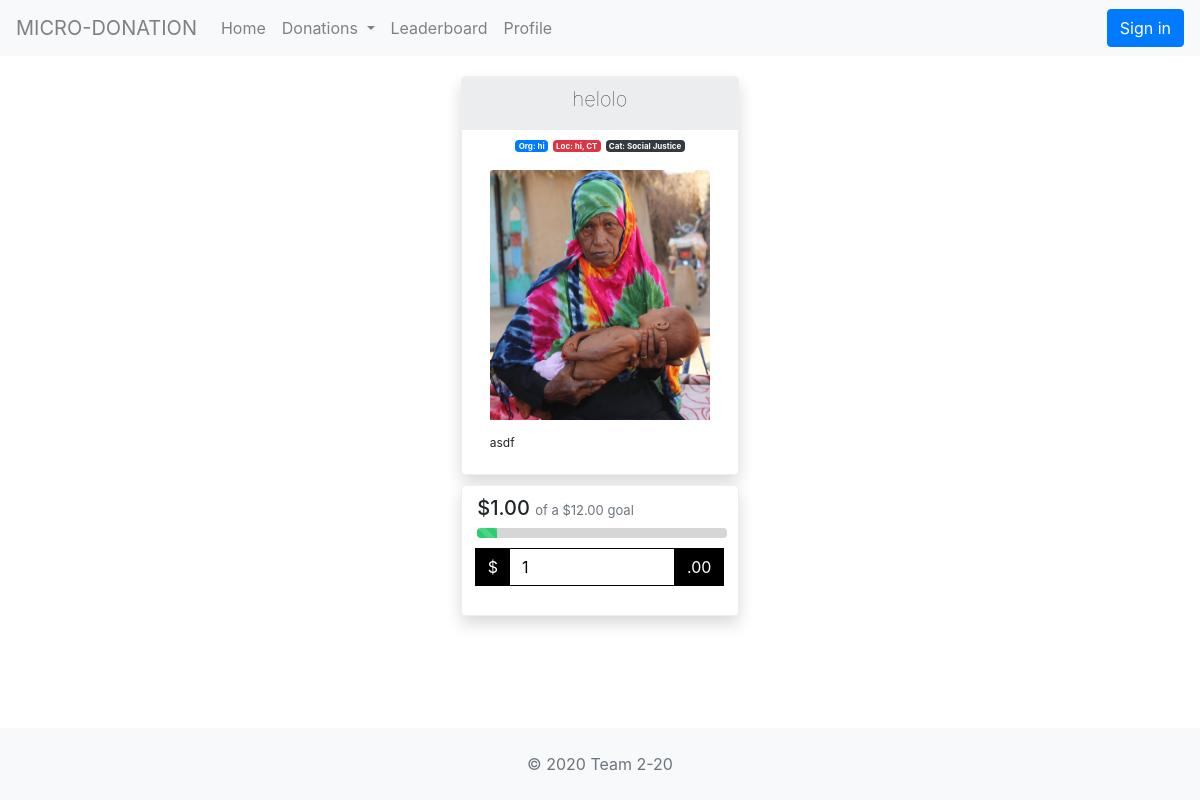
Page /donation/list/20/ on the committed database.
### donation/models.py (models this page shows, shortened)
class Donation(models.Model):
    title = models.CharField(max_length=100)
    title_processed = models.CharField(max_length=100, default="default_title")
    class CategoryChoices(models.TextChoices):
        social_justice = 'Social Justice'
        environment = 'Environment'
    category = models.CharField(max_length=50, choices=CategoryChoices.choices)
    description = models.CharField(max_length=1000,
                                   default="Enter donation description")
    organization = models.CharField(max_length=100)
    creator = models.CharField(max_length=50, default="John")
    city = models.CharField(max_length=50)
    state = models.CharField(max_length=2)
    start_date = models.DateTimeField('date donations started',
                                      default=datetime.datetime.now())
    length_days = models.IntegerField(default=1)
    goal = models.DecimalField(max_digits=10, decimal_places=2, default=100)
    current_amount = models.DecimalField(max_digits=10,
                                         decimal_places=2,
                                         default=0)
    percentage_met = models.IntegerField(default=0)
    image = models.ImageField(default='/donation/images/default.png')
    def __init__(self, *args, **kwargs):
        super(Donation, self).__init__(*args, **kwargs)
        self.title_processed = self.title.replace(" ", "").lower()
        self.percentage_met = int((self.current_amount / self.goal) * 100)
    def was_published_recently(self):
        now = timezone.now()
        return now - datetime.timedelta(
            days=self.donation_length_days) <= self.start_date <= now
    was_published_recently.admin_order_field = 'pub_date'
    was_published_recently.boolean = True
    was_published_recently.short_description = 'Published recently?'

### donation/views.py (the view)
class DonationsDetailView(DetailView):
    model = Donation
    template_name = 'donation/detail.html'
    def get_queryset(self):
        return Donation.objects.filter(start_date__lte=timezone.now())

### donation/templates/donation/detail.html (shortened to what this page needs)
{% extends "donation/main.html" %}
{% load static %} {% load bootstrap4 %} {% bootstrap_css %} {% bootstrap_javascript jquery='full' %}
{% load socialaccount %}
{% block content %}
<!DOCTYPE html>
<head>
</head>
<body>
    <div class="row justify-content-md-center" style="margin-top:20px; height: min-content">
        <div class="col-sm"></div>
        <div class="col-sm-3">
            <div class='shadow bg-white card justify-content-start align-items-center'
                style='width: 100%; height: min-content; background-color: #ECF0F1; border-color: #ECF0F1'>
                <div class="d-flex justify-content-center align-items-center"
                    style="flex-direction: column; width: 100%; background-color: #EBEDEF">
                    <div class="d-flex justify-content-center align-items-center" style="margin-top: 7">
                        <p class="font-weight-lighter" style="font-size: 20">
                            {{donation.title}}
                        </p>
                    </div>
                </div>
                <div class="d-flex justify-content-center align-items-end"
                    style="width: 80%; margin-bottom: 10; margin-top: 10">
                    <span class=" badge badge-primary" style="font-size: 8; margin-right: 5">Org:
                        {{donation.organization}}</span>
                    <span class=" badge badge-danger" style="font-size: 8; margin-right: 5">Loc: {{donation.city}},
                        {{donation.state}}</span>
                    <span class=" badge badge-dark" style="font-size: 8">Cat: {{donation.category}}</span>
                </div>
                <div class="d-flex justify-content-center" style="flex-direction: column; width: 80%">
                    {% if donation.image %}
                    <img src="/donation{{donation.image.url}}" alt="Responsive image"
                        style="height: 250;width: 100%; margin: auto; overflow: hidden; display: block;"
                        class="mt-2 card-img-top">
                    {% endif %}
                    <div class="d-flex justify-content-center" style="flex-direction: column; width: 250">
                        <h6 class="card-text mt-3 mb-4 font-weight-normal" style="font-size: 12; width: 320">
                            {{donation.description}}</h6>
                    </div>
                </div>
            </div>
            <div class='card text-left shadow bg-white float-right'
                style='float: top; width: 100%; margin-top: 10; margin-bottom: 30; background-color: #ECF0F1; border-color: #ECF0F1; padding-left: 15; padding-top: 10'>
                <h3 style="font-size: 20">
                    <emp>${{donation.current_amount}}</emp>
                    <small class="text-muted" style="font-size: 13"> of a ${{donation.goal}} goal</small>
                </h3>
                <div class="progress"
                    style="margin-right: 20%; margin-bottom: 10px; height: 10px; background-color: #d6d6d6; width: 96%">
                    <div class="progress-bar progress-bar-striped progress-bar-animated" role="progressbar"
                        style="width: {{donation.percentage_met}}%; color:black; background-color: #2ECC71; align-self: left; height: 20"
                        aria-valuenow={{donation.percentage_met}} aria-valuemin="0" aria-valuemax="100">
                    </div>
                </div>
                <div class="input-group mb-4" id='updatedDiv'
                    style="width: 100%; margin:auto; align-items: left; margin-left: -8">
                    <div
                        style="display:flex; flex-direction: row; justify-content: left; margin-left: auto; margin-right: auto">
                        <div class="input-group-prepend"
                            style="margin-left: auto; margin-right: auto; border-color: none; border-top-left-radius: 0; border-bottom-left-radius: 0;">
                            <div class="input-group-text"
                                style="border-radius: 0; margin-right: -2; border-color: black; background-color: black; color: white">$
                            </div>
                        </div>
                        <input type="number" class="form-control" name="donationamount" id="donationamount"
                            placeholder="Amount" value="1" style="width: 166; border-radius: 0; border-color: black; color: black">
                        <div class="input-group-append">
                            <span class="input-group-text" style="border-radius: 0; background-color: black; color: white; border-color: black">.00</span>
                        </div>
                    </div>
                </div>
            </div>
        </div>
        <div class="col-sm"></div>
    </div>
</body>
{% endblock %}

### rows in the picture
Donation: title "helolo", organization "hi", city "hi", state "CT", category "Social Justice", image (picture), description "asdf", current_amount "1.00", goal "12.00"
